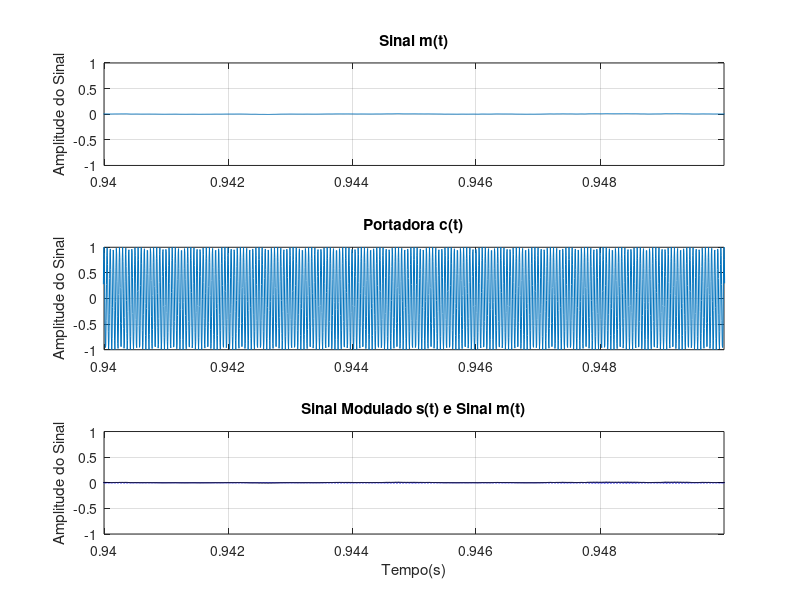
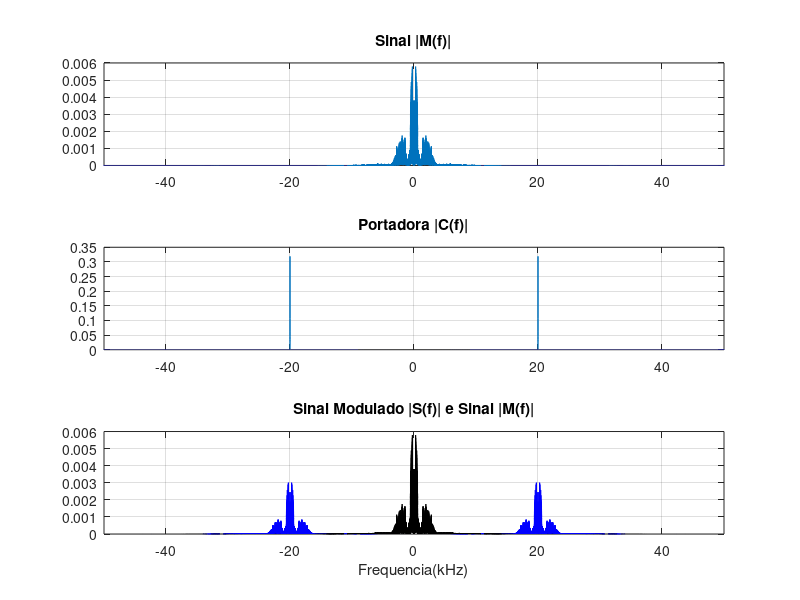
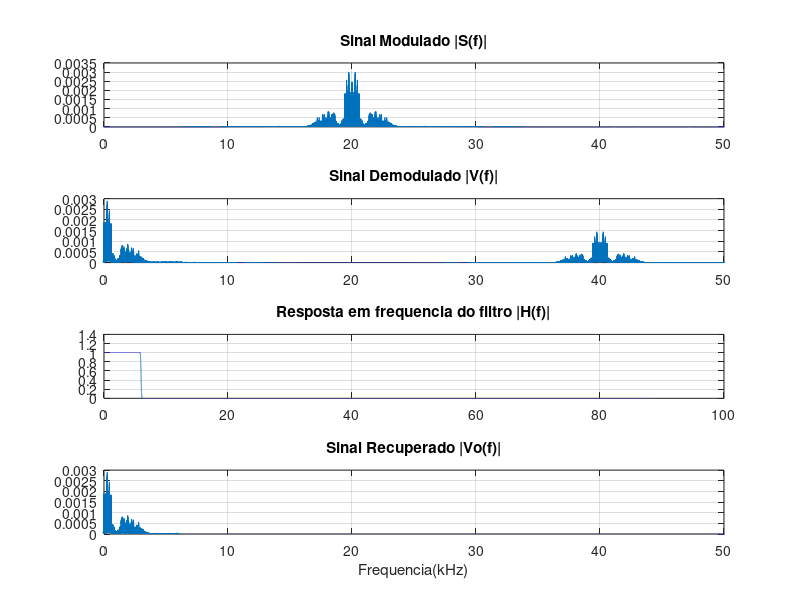

MATLAB code for these plots, in order:
%--------------------------------------------
% Nome do Aluno: Andre Luis Maldonado Daniel e Erasmo Costa
% Curso: LT37C - Fundamentos de Comunicacao
% Relatorio de modulacao AM-DSB-TC
% --------------------------------------------

%% Exercicio 1
%Limpar e fechar tudo
clc; %limpa a janela de comandos
clear; %limpa as variaveis e funcoes da memoria 
close all; %fecha as janelas abertas de figuras 

% Arquivo de audio da mensagem
load('./sound.mat'); %carrega o arquivo 'sound.mat' para o Workspace

% Reproducao do arquivo sound
sound(m,fs); %reproduz o sinal do vetor 'm', com frequencia de amostragem 'fs'

% Tamanho do vetor da mensagem
N = length(m); %'N' recebe o tamanho do vetor 'm' (432008)

% Periodo de amostragem de m
T = 1/fs; %'T' recebe o valor do periodo de amostragem (5.668934240362812e-06)

% Vetor de tempo
t = (0:N-1)*T; %'t' recebe o vetor de tempo

% Frequencia da portadora em Hz
fc = 20e3; %'fc' recebe o valor da frequencia da portadora em Hz (20kHz)

% Portadora
c = cos(2*pi*fc*t); %'c' recebe a portadora
s = m.*c; %'s' recebe o sinal modulado

% Plot dos sinais
% Plot do sinal de audio m(t)
figure(); %cria uma janela de figura

subplot(3,1,1); %divide a janela de figura em 3x1 e seleciona a primeira parte para o plot atual
plot(t,m); %plota 'm' versus 't'
xlim([0.94 0.95]); %define os limites do eixo X em 0,94 e 0,95
title('Sinal m(t)'); %define o nome do grafico como 'Sinal m(t)'
ylabel('Amplitude do Sinal'); %define o nome do eixo Y como 'Amplitude do Sinal'
grid on; %construcao das linhas de grade

% Plot da portadora c(t)
subplot(3,1,2); %divide a janela de figura em 3x1 e seleciona a segunda parte para o plot atual
plot(t,c); %plota 'c' versus 't'
xlim([0.94 0.95]); %define os limites do eixo X em 0,94 e 0,95
title('Portadora c(t)'); %define o nome do grafico como 'Portadora c(t)'
ylabel('Amplitude do Sinal'); %define o nome do eixo Y como 'Amplitude do Sinal'
grid on; %construcao das linhas de grade

% Plot do sinal modulado s(t) e do sinal de audio m(t)
subplot(3,1,3); %divide a janela de figura em 3x1 e seleciona a terceira parte para o plot atual
plot(t,s,'b',t,m,'k'); %plota 's' versus 't' em azul e 'm' versus 't' em preto
xlim([0.94 0.95]); %define os limites do eixo X em 0,94 e 0,95
title('Sinal Modulado s(t) e Sinal m(t)'); %define o nome do grafico como 'Sinal Modulado s(t) e Sinal m(t)'
xlabel('Tempo(s)'); %define o nome do eixo X como 'Tempo(s)'
ylabel('Amplitude do Sinal'); %define o nome do eixo Y como 'Amplitude do Sinal'
grid on; %construcao das linhas de grade

% FFT dos sinais
M = abs(fftshift(fft(m)))/N; %'M' recebe a FFT do sinal de audio m(t)
C = abs(fftshift(fft(c)))/N; %'C' recebe a FFT da portadora c(t)
S = abs(fftshift(fft(s)))/N; %'S' recebe a FFT do sinal modulado s(t)

% Vetor de frequencias
f = linspace(-fs/2,fs/2,N); %'f' recebe um vetor de 'N' pontos gerados entre '-fs/2' e 'fs/2'

% Plot das FFT's
% Plot da FFT do sinal |M(f)|
figure(); %cria uma janela de figura

subplot(3,1,1); %divide a janela de figura em 3x1 e seleciona a primeira parte para o plot atual
plot(f/1000,M); %plota 'M' versus 'f/1000'
xlim([-50 50]); %define os limites do eixo X em -50 e 50
title('Sinal |M(f)|'); %define o nome do grafico como 'Sinal |M(f)|'
grid on; %construcao das linhas de grade

% Plot da FFT da portadora |C(f)|
subplot(3,1,2); %divide a janela de figura em 3x1 e seleciona a segunda parte para o plot atual
plot(f/1000,C); %plota 'C' versus 'f/1000'
xlim([-50 50]); %define os limites do eixo X em -50 e 50
title('Portadora |C(f)|'); %define o nome do grafico como 'Portadora |C(f)|'
grid on; %construcao das linhas de grade

% Plot da FFT do sinal modulado |S(f)| e do sinal de audio |M(f)|
subplot(3,1,3); %divide a janela de figura em 3x1 e seleciona a teceira parte para o plot atual
plot(f/1000,S,'b', f/1000,M,'k'); %plota 'S' versus 'f/1000' em azul e 'M' versus 'f/1000' em preto
xlim([-50 50]); %define os limites do eixo X em -50 e 50
title('Sinal Modulado |S(f)| e Sinal |M(f)|'); %define o nome do grafico como 'Sinal modulado |S(f)| e sinal |M(f)|'
xlabel('Frequencia(kHz)'); %define o nome do eixo X como 'Frequencia(kHz)'
grid on; %construcao das linhas de grade

%% Exercicio 2
% Demodulacao do sinal
v = s.*c; %'v' recebe o sinal demodulador

% Gerando filtro passa-baixa
fcorte = 6e3/(fs/2); %fcorte recebe (0.068027210884354 Hz)
h = fir1(2e3,fcorte); %'h' recebe um filtro digital FIR passa-baixas de ordem 2000 e frequencia de corte fcorte (0.068027210884354 Hz)
[H,fh] = freqz(h,1,N/2+1,fs/1e3); %[H,fh] recebe a resposta do filtro 
H = abs(H); %'H' recebe o modulo de 'H'
vo = filter(h,1,v); %vo recebe 'v' filtrado, com filtro descrito por 'h' e '1'

% FFT de v(t) e vo(t)
V = abs(fftshift(fft(v)))/N; %V recebe a FFT do sinal demodulador v(t)
Vo = abs(fftshift(fft(vo)))/N; %Vo recebe a FFT do sinal filtrado vo(t)

% Plot dos sinais V(f) e Vo(f)
figure(); %cria uma janela de figura

subplot(4,1,1); %divide a janela de figura em 4x1 e seleciona a primeira parte para o plot atual
plot(f/1000,S); %plota 'S' versus 'f/1000'
title('Sinal Modulado |S(f)|'); %define o nome do grafico como 'Sinal Modulado |S(f)|' 
xlim([0 50]); %define os limites do eixo X em 0 e 50
grid on; %construcao das linhas de grade

subplot(4,1,2); %divide a janela de figura em 4x1 e seleciona a segunda parte para o plot atual
plot(f/1000,V); %plota 'V' versus 'f/1000'
title('Sinal Demodulado |V(f)|'); %define o nome do grafico como 'Sinal Demodulado |V(f)|'
ylim([0 3e-3]); %define os limites do eixo X em 0 e 0,003
xlim([0 50]); %define os limites do eixo X em 0 e 50
grid on; %construcao das linhas de grade

subplot(4,1,3); %divide a janela de figura em 4x1 e seleciona a teceira parte para o plot atual
plot(fh,H); %plota 'H' versus 'fh'
title('Resposta em frequencia do filtro |H(f)|'); %define o nome do grafico como 'Resposta em frequencia do filtro |H(f)|' 
grid on; %construcao das linhas de grade

subplot(4,1,4); %divide a janela de figura em 4x1 e seleciona a quarta parte para o plot atual
plot(f/1000,Vo); %plota 'Vo' versus 'f/1000'
title('Sinal Recuperado |Vo(f)|'); %define o nome do grafico como 'Sinal Recuperado |Vo(f)|'
xlabel('Frequencia(kHz)'); %define o nome do eixo X como 'Frequencia(kHz)'
ylim([0 3e-3]); %define os limites do eixo X em 0 e 0,003
xlim([0 50]); %define os limites do eixo X em 0 e 50
grid on; %construcao das linhas de grade

sound(m,fs); %reproduz o sinal do vetor 'm', com frequencia de amostragem 'fs'
sound(vo,fs); %reproduz o sinal do vetor 'vo', com frequencia de amostragem 'fs